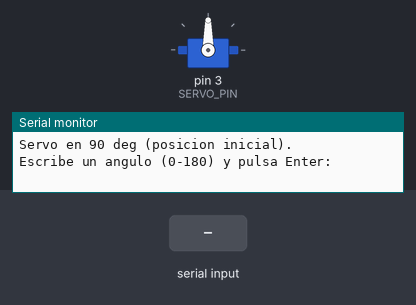
Simulated run of this sketch. Board: Arduino Uno, built with avr-gcc and run on an emulated ATmega328P. On the bench: servo, the last lines printed to the serial monitor. The inputs (shaded band) are chosen by the test bench.

Above: at 1.7 s.
1.8 s: "30,150\n" received over Serial
At 2.6 s:
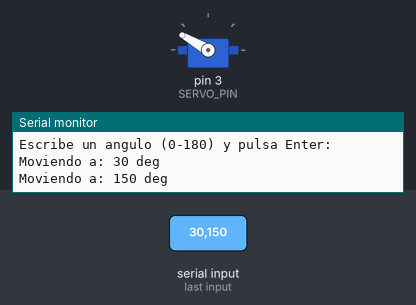
At 3.6 s:
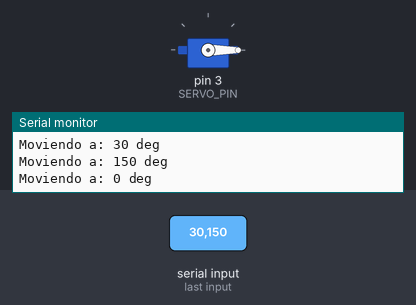
4.3 s: "90,45\n" received over Serial
At 4.6 s:
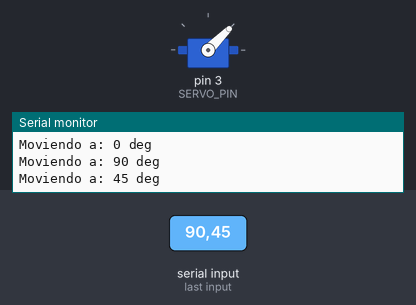
Timing chart, 0 to 7.3 s (numbered marks = the images above; inputs shaded):
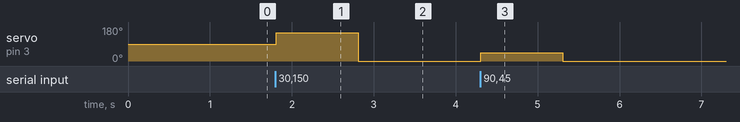

Measured:
- after the input at 1.8 s, servo on pin 3 (SERVO_PIN): 90° → 150° at once, → 0° 1.0 s later
- after the input at 4.3 s, servo on pin 3 (SERVO_PIN): 0° → 45° at once, → 0° 1.0 s later

The sketch:

servo_manual.ino
```cpp
// ── Servo SG90 — Posicionamiento manual por monitor serie ────────────────────
// Mueve el servo al ángulo que escribas (0–180) en el monitor serie.
// Útil para encontrar el ángulo exacto de contacto con el FSR.
//
// Conexión SG90:
//   Marrón → GND
//   Rojo   → 5V
//   Naranja → pin 3 (PWM)
//
// Abre el monitor serie a 9600 baudios, escribe un ángulo y pulsa Enter.

#include <Servo.h>

Servo servo;

const int SERVO_PIN = 3;

void setup() {
  Serial.begin(9600);
  servo.attach(SERVO_PIN);
  servo.write(90);            // posición inicial — brazo vertical
  delay(500);
  Serial.println("Servo en 90 deg (posicion inicial).");
  Serial.println("Escribe un angulo (0-180) y pulsa Enter:");
}

void loop() {
  if (Serial.available() > 0) {
    int angulo = Serial.parseInt();
    if (angulo >= 0 && angulo <= 180) {
      servo.write(angulo);
      Serial.print("Moviendo a: ");
      Serial.print(angulo);
      Serial.println(" deg");
    } else {
      Serial.println("Angulo fuera de rango. Introduce un valor entre 0 y 180.");
    }
  }
}
```
